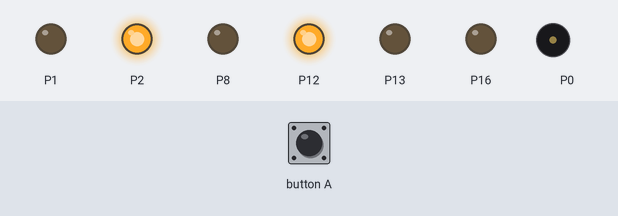
This program was run on a simulated BBC micro:bit running MicroPython. Parts: output pins drawn as LEDs (lit = HIGH), buzzer (waves = sounding). Inputs (shaded band) come from the test bench.

Above: at 1.2 s.
1.3 s: button A pressed for 0.15 s
At 2.5 s:
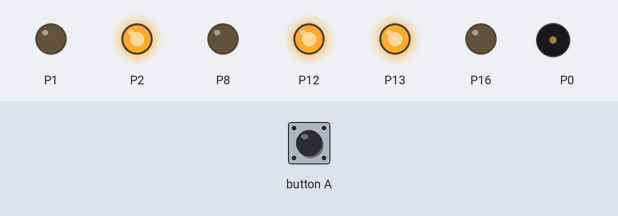
At 8.3 s:
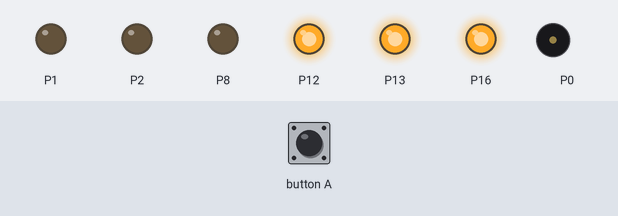
Timing chart, 0 to 24.0 s (numbered marks = the images above; inputs shaded):
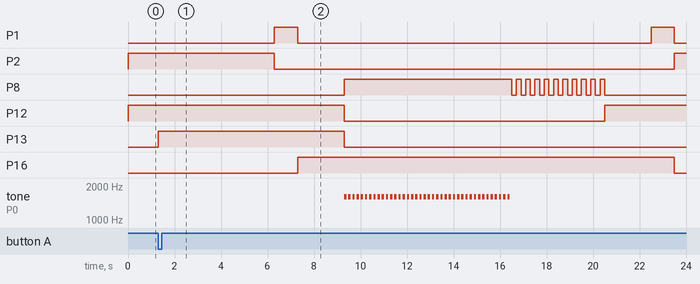

Measured:
- after the input at 1.3 s, P1: alternates HIGH for 1.0 s and LOW for 15.2 s, starting after 5.0 s; P2: HIGH → LOW after 5.0 s, → HIGH 17.2 s later; P8: LOW → HIGH after 8.0 s, then repeats every 0.40 s: LOW 0.20 s, HIGH 0.20 s, until it stays LOW from 20.5 s; P12: HIGH → LOW after 8.0 s, → HIGH 11.2 s later; P13: LOW → HIGH at once, → LOW 8.0 s later

The program:

pedestrian.py
```python
#
# Traffic Light with Pedestrian Crossing
#

from microbit import *

# We are just using a buzzer for one tone,
# but this include is the easiest way to do this
import music

# Run this over and over forever
while True:
    # Set the traffic light to GO
    pin13.write_digital(0)
    pin2.write_digital(1)
    pin12.write_digital(1)
    # Read the button, if it is pressed then
    # do the crossing animation
    if button_a.is_pressed():
        # Now do the crossing routine
        pin13.write_digital(1)
        sleep(5000)
        pin2.write_digital(0)
        pin1.write_digital(1)
        sleep(1000)
        pin1.write_digital(0)
        pin16.write_digital(1)
        sleep(2000)
        pin8.write_digital(1)
        pin12.write_digital(0)
        pin13.write_digital(0)
        for counta in range(0,40):
            music.pitch(1600, 100)
            sleep(80)
        for countb in range (0,10):
            pin8.write_digital(0)
            sleep(200)
            pin8.write_digital(1)
            sleep(200)
        pin8.write_digital(0)
        pin12.write_digital(1)
        sleep(2000)
        pin1.write_digital(1)
        sleep(1000)
        pin1.write_digital(0)
        pin2.write_digital(1)
        pin16.write_digital(0)
        # Now we keep traffic moving for at least 30 Seconds
        # stops the crossing from being permanently on
        sleep(30000)
```
